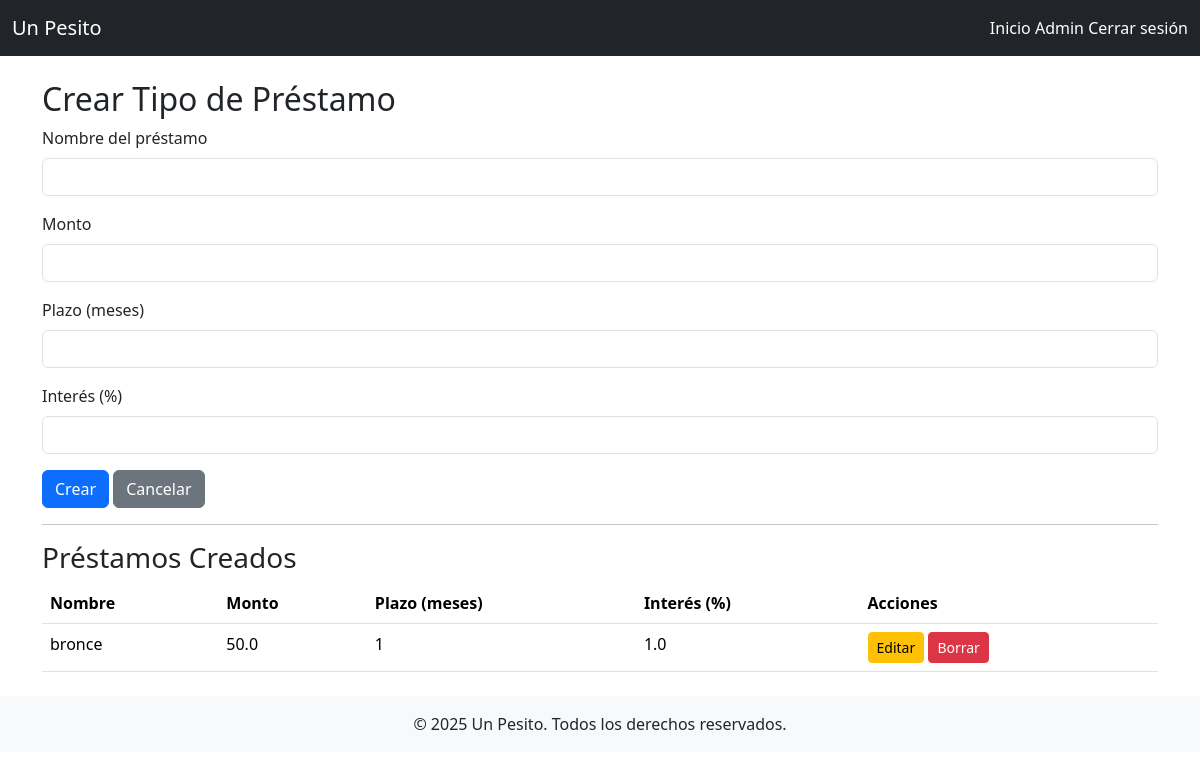
Screenshot of /admin/loan/create (signed in) with the database file from the repository.
### app/models/loan_type.py (models this page shows)
class LoanType(db.Model):
    __tablename__ = 'loan_type'
    id = db.Column(db.Integer, primary_key=True)
    nombre = db.Column(db.String(100), nullable=False)
    monto_maximo = db.Column(db.Float, nullable=False)
    plazo_dias = db.Column(db.Integer, nullable=False)
    interes = db.Column(db.Float, nullable=False)
    duracion_dias = db.Column(db.Integer, nullable=False)  # <- aquí debe estar
    loans = db.relationship('Loan', backref='loan_type', lazy=True)

### app/controllers/admin_controller.py (the view, shortened to what this page needs)
@admin_bp.route('/loan/create', methods=['GET', 'POST'])
@login_required
@admin_required
def loan_create():
    tipos = LoanType.query.all()
    return render_template('admin/loan_create.html', prestamos=tipos)

### app/controllers/admin_controller.py (called while the page is built)
def admin_required(f):
    from functools import wraps
    @wraps(f)
    def decorated_function(*args, **kwargs):
        if current_user.role != 'admin':
            flash("Acceso denegado: solo administradores.", 'danger')
            return redirect(url_for('user.dashboard'))
        return f(*args, **kwargs)
    return decorated_function

### app/controllers/auth_controller.py (called while the page is built)
@login_manager.user_loader
def load_user(user_id):
    return User.query.get(int(user_id))

### app/templates/admin/loan_create.html (shortened to what this page needs)
{% extends 'shared/base.html' %}
{% block content %}
<h2>Crear Tipo de Préstamo</h2>
<form method="POST">
    <div class="mb-3">
        <label for="nombre" class="form-label">Nombre del préstamo</label>
        <input type="text" class="form-control" id="nombre" name="nombre" required>
    </div>
    <div class="mb-3">
        <label for="monto" class="form-label">Monto</label>
        <input type="number" step="0.01" class="form-control" id="monto" name="monto" required>
    </div>
    <div class="mb-3">
        <label for="plazo_meses" class="form-label">Plazo (meses)</label>
        <input type="number" class="form-control" id="plazo_meses" name="plazo_meses" required>
    </div>
    <div class="mb-3">
        <label for="interes" class="form-label">Interés (%)</label>
        <input type="number" step="0.01" class="form-control" id="interes" name="interes" required>
    </div>
    <button type="submit" class="btn btn-primary">Crear</button>
    <a href="{{ url_for('admin.dashboard') }}" class="btn btn-secondary">Cancelar</a>
</form>
<hr>
<h3>Préstamos Creados</h3>
<table class="table">
    <thead>
        <tr>
            <th>Nombre</th>
            <th>Monto</th>
            <th>Plazo (meses)</th>
            <th>Interés (%)</th>
            <th>Acciones</th>
        </tr>
    </thead>
    <tbody>
        {% for loan in prestamos %}
        <tr>
            <td>{{ loan.nombre }}</td>
            <td>{{ loan.monto_maximo }}</td>
            <td>{{ (loan.plazo_dias // 30) }}</td>
            <td>{{ loan.interes }}</td>
            <td>
                <a href="{{ url_for('admin.loan_edit', loan_id=loan.id) }}" class="btn btn-sm btn-warning">Editar</a>
                <form action="{{ url_for('admin.loan_delete', loan_id=loan.id) }}" method="POST" style="display:inline;">
                    <button type="submit" class="btn btn-sm btn-danger">Borrar</button>
                </form>
            </td>
        </tr>
        {% endfor %}
    </tbody>
</table>
{% endblock %}

### rows the page displays
LoanType: nombre "bronce", monto_maximo "50.0", plazo_dias "1", interes "1.0"
